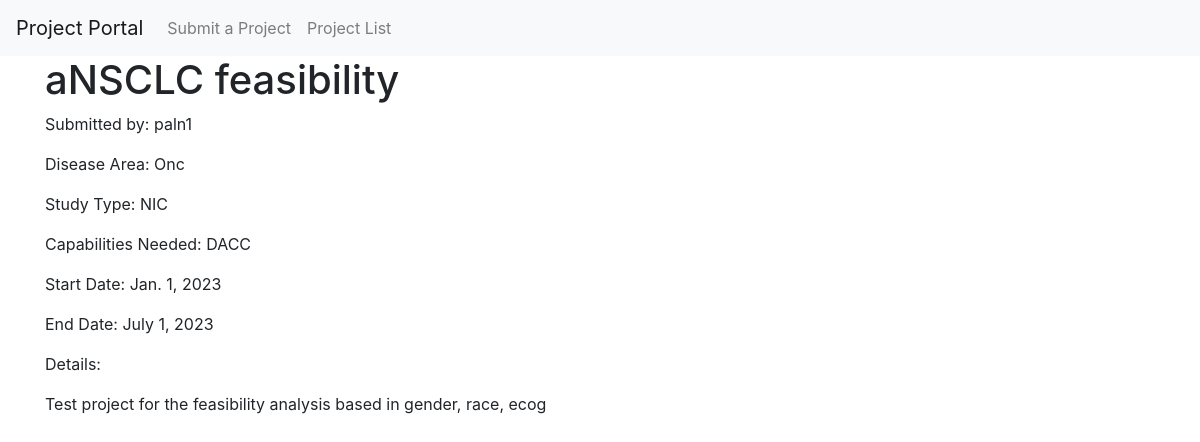
Screenshot of /project_portal/project/1/ with the database file from the repository.
### project_portal/models.py (models this page shows)
class Project(models.Model):
    title = models.CharField(max_length=100)
    details = models.TextField()
    start_date = models.DateField()
    end_date = models.DateField()
    capabilities_needed = models.CharField(max_length=100)
    disease_area = models.CharField(max_length=100)
    study_type = models.CharField(max_length=100)
    submitted_by = models.CharField(max_length=100)

### project_portal/views.py (the view)
# urls.py: path('project/<int:project_id>/', views.project_detail_view, name='project_detail'),
def project_detail_view(request, project_id):
    project = get_object_or_404(Project, id=project_id)
    context = {'project': project}
    return render(request, 'project_detail.html', context)

### project_portal/templates/project_detail.html
{% extends 'base.html' %}
{% block content %}
  <h1>{{ project.title }}</h1>
  <p>Submitted by: {{ project.submitted_by }}</p>
  <p>Disease Area: {{ project.disease_area }}</p>
  <p>Study Type: {{ project.study_type }}</p>
  <p>Capabilities Needed: {{ project.capabilities_needed }}</p>
  <p>Start Date: {{ project.start_date }}</p>
  <p>End Date: {{ project.end_date }}</p>
  <p>Details:</p>
  <p>{{ project.details }}</p>
{% endblock %}

### rows the page displays
Project: title "aNSCLC feasibility", submitted_by "paln1", disease_area "Onc", study_type "NIC", capabilities_needed "DACC", start_date "Jan. 1, 2023", end_date "July 1, 2023", details "Test project for the feasibility analysis based in gender, race, ecog"
